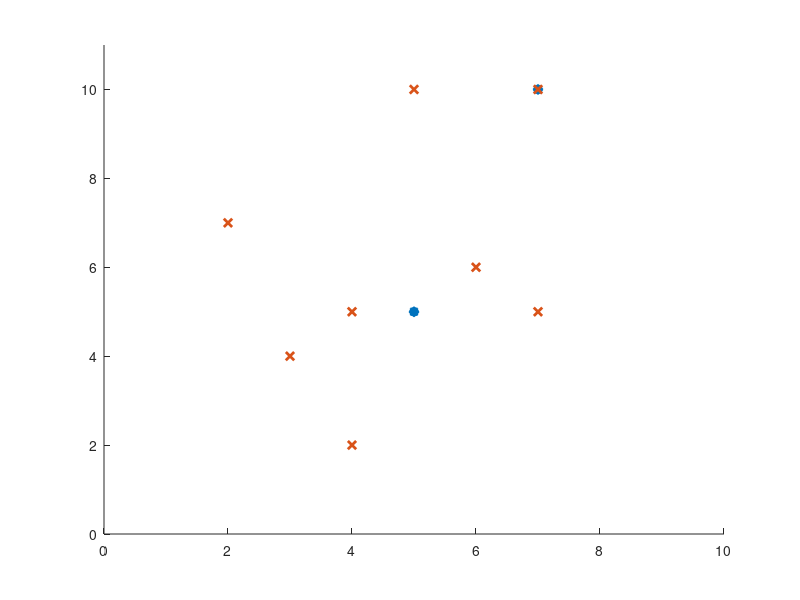

Reproduce this figure in MATLAB.
clear all; clc; close all; 
X = [4,5;
    6,6;
    5,10;
    7,5;
    7,10;
    3,4;
    2,7;
    4,2;];

% cc = [0,0;2,5];
cc = [7,10; 5,5];
%% plot 
hold on 
plot(cc(:,1),cc(:,2), '*', 'linewidth', 5)
plot(X(:,1),X(:,2), 'x', 'linewidth', 2)
ylim([0,11])
xlim([0,10])
hold off